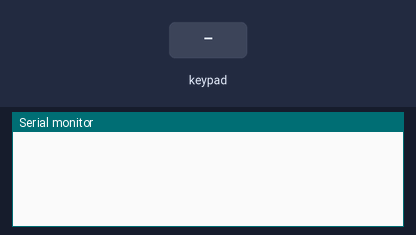
The sketch below on a simulated Arduino Uno, built with avr-gcc and run on an emulated ATmega328P. On the bench: the last lines printed to the serial monitor. Inputs (shaded band) come from the test bench.

Above: at 1.2 s.
1.3 s: key '1' pressed
At 2.3 s:
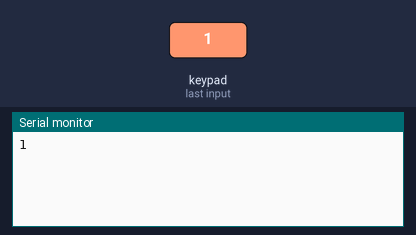
2.8 s: keypad keys 2 3 1 0 6 # pressed 0.4 s apart
At 6.2 s:
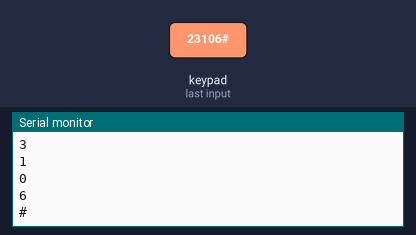
6.7 s: key 'A' pressed
At 7.8 s:
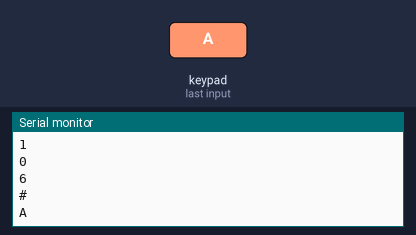
8.2 s: keypad keys 2 3 1 0 6 * pressed 0.4 s apart
At 11.5 s:
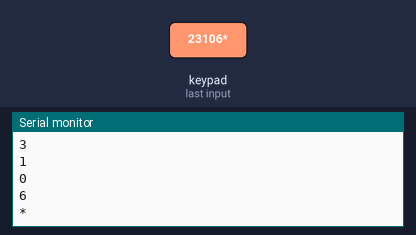
12.1 s: key 'B' pressed
At 13.2 s:
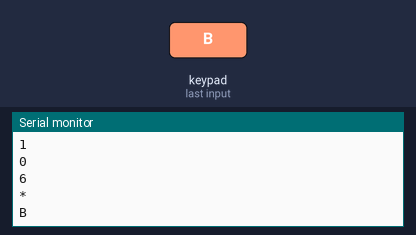
13.6 s: keypad keys 2 3 1 0 6 D pressed 0.4 s apart
At 16.8 s:
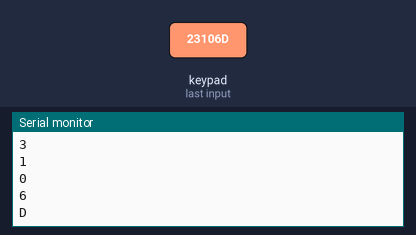
Timing chart, 0 to 18.3 s (numbered marks = the images above; inputs shaded):
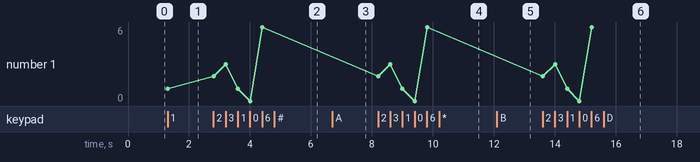

The sketch:

keyboard.ino
```cpp
// (licence header left out)
#include <Keypad.h>

const unsigned ROWS = 4;
const unsigned COLS = 4;

char keys[ROWS][COLS] = {
	{'1', '2', '3', 'A'},
	{'4', '5', '6', 'B'},
	{'7', '8', '9', 'C'},
	{'*', '0', '#', 'D'}
};

byte rowPins[ROWS] = {2, 3, 10, 6};
byte colPins[COLS] = {12, 18, 19, 13};

Keypad keypad = Keypad(makeKeymap(keys), rowPins, colPins, ROWS, COLS);

void setup() {
	Serial.begin(115200);
}
void loop() {
	char key = keypad.getKey();
	if (key != NO_KEY) {
		Serial.println(key);
	}
}
```

Measured:
- after the input at 1.3 s, the serial monitor: prints a new line at once (image 1)
- after the input at 2.8 s, the serial monitor: prints a new line at once (image 2)
- after the input at 6.7 s, the serial monitor: prints a new line at once (image 3)
- after the input at 8.2 s, the serial monitor: prints a new line at once (image 4)
- after the input at 12.1 s, the serial monitor: prints a new line at once (image 5)
- after the input at 13.6 s, the serial monitor: prints a new line at once (image 6)
- plotted number 1: 1 → 6 after the input at 2.8 s
